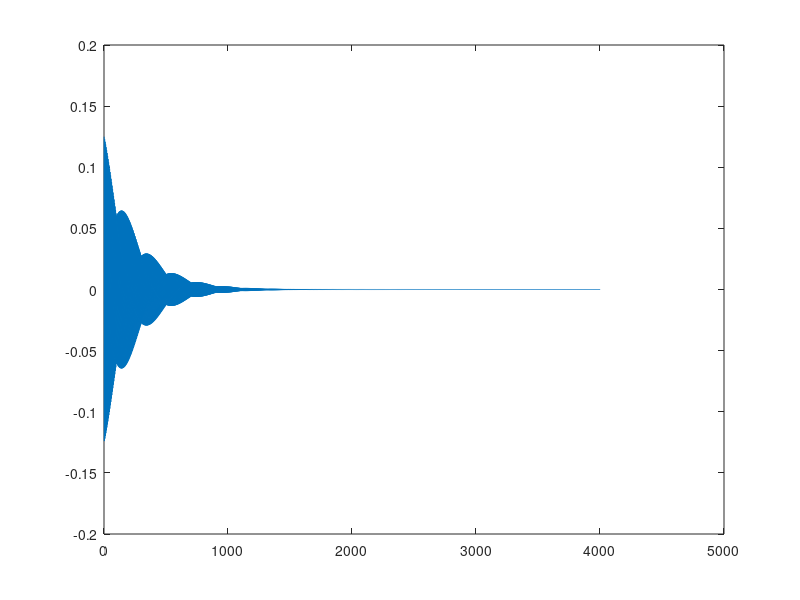

Write the MATLAB code that produced this figure.
close all
clear all

stepMode = 1;
plotMode = 1;
eta = 0.0078;
rho = 0.5;
uN  = 0;
uW  = 0;
uE  = 0;
uS  = 0;


uprev = 0;
u = .125;

oneMinusEta = 1-eta;
cycleNum = 0
limit = 20000;
y = [u];
mul1s = [];
mul2s = [];
mul3s = [];

while cycleNum <  limit
    mul1 = rho*(uN+uS+uW+uE - 4*u)
    mul1s = [mul1s mul1];
    cycleNum=cycleNum+1
    
    %pause;
    mul2 = (1-eta)*mul1
    mul2s = [mul2s mul2];

    cycleNum=cycleNum+1
    
    %pause;
    mul3 =  (1-eta)*uprev
    mul3s = [mul3s mul3];
    cycleNum=cycleNum+1
    
    %pause;
    uprev = u
    u = mul2 + 2*u - mul3;
    cycleNum=cycleNum+1
    
    %pause;
    y = [y u];
    cycleNum=cycleNum+1
end
y
plot(y)